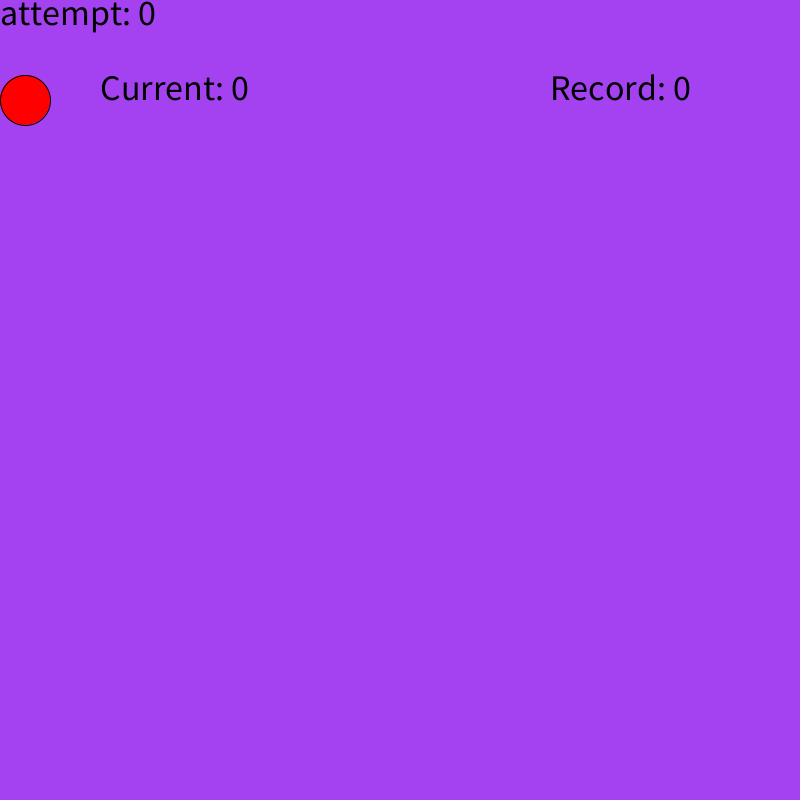
Frame 1 (no input)
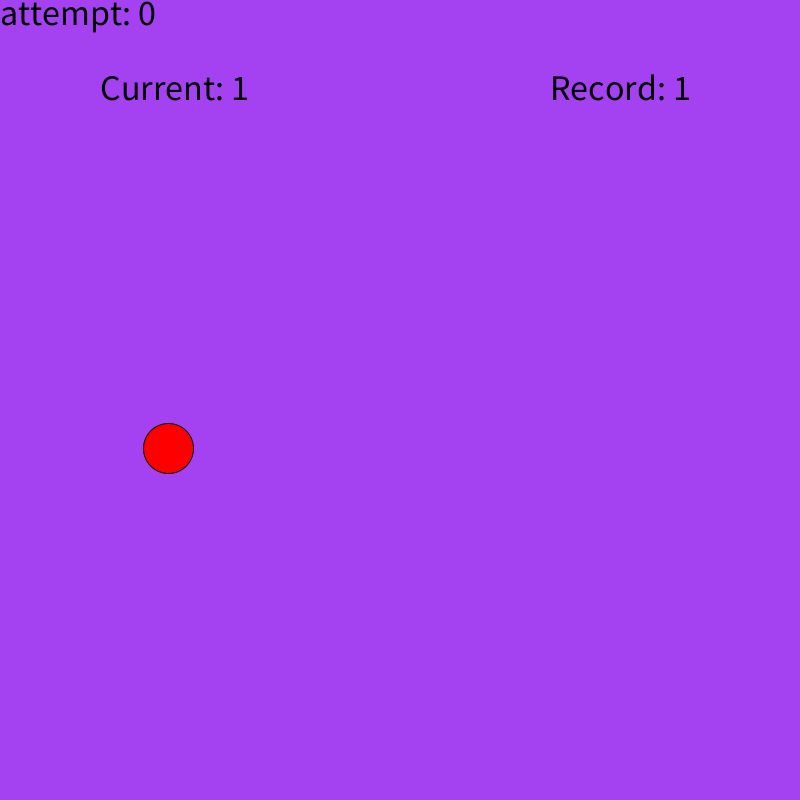
Frame 60 (the mouse pressed at the canvas centre just before this capture)
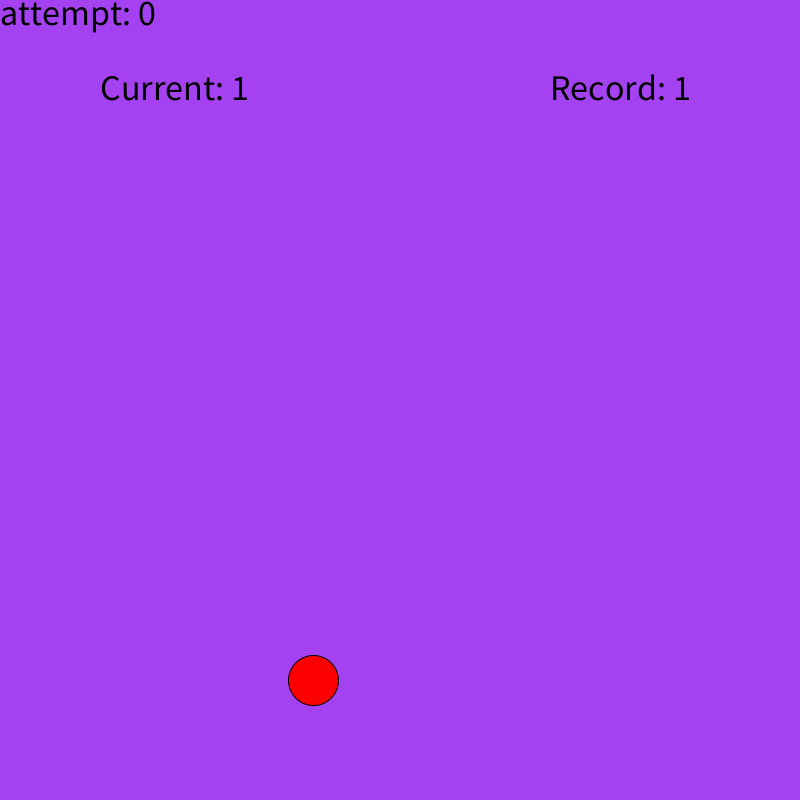
Frame 120 (the mouse held since frame 60 and released just before this capture)

The Processing sketch that drew these frames (run headless with seeded random() and noise(); from frame 60 on, the mouse is pressed at the canvas centre):

// Processing sketch: Gravity
// ── Gravity.pde
float red;
float green;
float blue;

float xPos;
float yPos;

float xSpeed;
float ySpeed;

float gravity;
float friction;

int current = 0;
int record = 0;
int attempt = 0;


void setup()
{
    size(800, 800);
    red = random(255);
    green = random(255);
    blue = random(255);

    xPos = 25;
    yPos = 100;

    xSpeed = random(1,7);
    ySpeed = 0.5;

    gravity = 0.7;
    friction = random(0.7, 0.9);
}



void mainFunc()
{
    background(red, green, blue);

    fill(255,0,0);
    ellipse(xPos, yPos, 50, 50);

    fill(0,0,0);
    textSize(36);
    text("Current: " + current, 100, 100);

    textSize(36);
    text("Record: " + record, 550, 100);

    text("attempt: " + attempt, 0,25);

    xPos = xPos + xSpeed;
    yPos = yPos + ySpeed;
    ySpeed = ySpeed + gravity;

    if(yPos > height-30)
    {
        ySpeed = abs(ySpeed)* -1;
        ySpeed = ySpeed * friction;
        current++;
    }


    if(xPos > width-25)
    {
        xPos = 25;
        yPos = 100;
        current = 0;
        xSpeed = random(1,7);
        attempt++;


    }


}



void draw()
{
    mainFunc();
    

    while(current > record)
    {
        record++;        
    }
}
